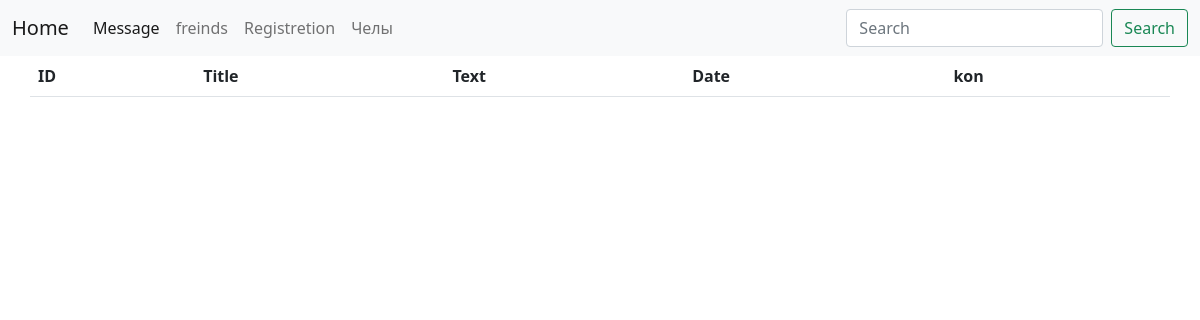
Page /all_list/ on the earlier database version.
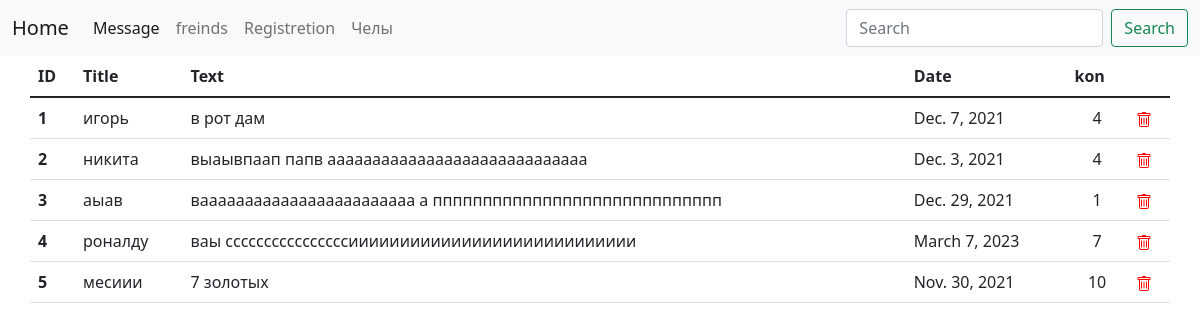
Same page on the later database version.
### posts/models.py (models this page shows, shortened)
class All_list(models.Model):
	title = models.CharField(max_length = 30)
	text = models.TextField()
	publication_date = models.DateField()
	view_num = models.IntegerField(default=6)

### posts/views.py (the view)
# urls.py: path('all_list/', views.all_list, name = 'all_list'),
def all_list(request):
	atribut = All_list.objects.all()
	context = {
		'atribut': atribut
	}
	return render (request, "posts/all_list.html", context)

### posts/templates/posts/all_list.html (shortened to what this page needs)
{% extends "posts/base.html" %}
{% load static %}
{% block content %}
	<div class="container">
		<div class="row mt-05">
			<table class="table">
			  <thead>
			    <tr>
			      <th scope="col">ID</th>
			      <th scope="col">Title</th>
			      <th scope="col">Text</th>
			      <th scope="col">Date</th>
			      <th scope="col">kon</th>
			    </tr>
			  </thead>
			  <tbody>
			  	{% for a in atribut  %}
			    <tr>
			      <th scope="row">{{ a.id}}</th>
			      <td>{{ a.title}}</td>
			      <td>{{ a.text}}</td>
			      <td>{{ a.publication_date}}</td>
			      <td class="text-center">{{ a.view_num}}</td>
			      <td>
			      	<a href="{% url 'all_list_delete' a.id %}" class="delete-link">
              		</a>
			      </td>
			    {% endfor %}
			    </tr>
			  </tbody>
			</table>
		</div>
	</div>
{% endblock %}

### posts/templates/posts/base.html (shortened to what this page needs)
{% load static%}
<!DOCTYPE html>
<html>
<head>
  <body>
    <link href="{% static 'posts/css/bootstrap.min.css' %}" rel="stylesheet">
    <link href="https://cdn.jsdelivr.net/npm/bootstrap@5.1.3/dist/css/bootstrap.min.css" rel="stylesheet">
  </body>
    <link href="/docs/5.1/dist/css/bootstrap.min.css" rel="stylesheet">
    <link rel="stylesheet" href="{%  static 'posts/css/custom.css' %}">
</head>
<body>
  <header>
    <nav class="navbar navbar-expand-lg navbar-light bg-light">
      <div class="container-fluid">
        <a class="navbar-brand" href="{% url 'index' %}">Home</a>
        <div class="collapse navbar-collapse" id="navbarTogglerDemo03">
          <ul class="navbar-nav me-auto mb-2 mb-lg-0">
            <li class="nav-item">
              <a class="nav-link active" aria-current="page" href="{% url 'message' %}">Message</a>
            </li>
            <li class="nav-item">
              <a class="nav-link" href="{% url 'user_list' %}">freinds</a>
            </li>
            <li class="nav-item">
              <a class="nav-link" href="{% url 'login' %}">Registretion</a>
            </li>
            <li class="nav-item">
              <a class="nav-link" href="{% url 'all_list' %}">Челы </a>
            </li>
          </ul>
          <form class="d-flex">
            <input class="form-control me-2" type="search" placeholder="Search" aria-label="Search">
            <button class="btn btn-outline-success" type="submit">Search</button>
          </form>
        </div>
      </div>
    </nav>
  </header>
{% block content%}
{% endblock content%}
</body>
</html>

### posts/static/posts/css/custom.css (style rules this page uses)
.delete-link svg { fill: red; }

Differences in the rows shown:
added All_list: id "1", title "игорь", text "в рот дам", publication_date "Dec. 7, 2021", view_num "4"
added All_list: id "2", title "никита", text "выаывпаап папв ааааааааааааааааааааааааааааа", publication_date "Dec. 3, 2021", view_num "4"
added All_list: id "3", title "аыав", text "ваааааааааааааааааааааааа а ппппппппппппппппппппппппппппп", publication_date "Dec. 29, 2021", view_num "1"
added All_list: id "4", title "роналду", text "ваы ссссссссссссссссииииииииииииииииииииииииииии", publication_date "March 7, 2023", view_num "7"
added All_list: id "5", title "месиии", text "7 золотых", publication_date "Nov. 30, 2021", view_num "10"
